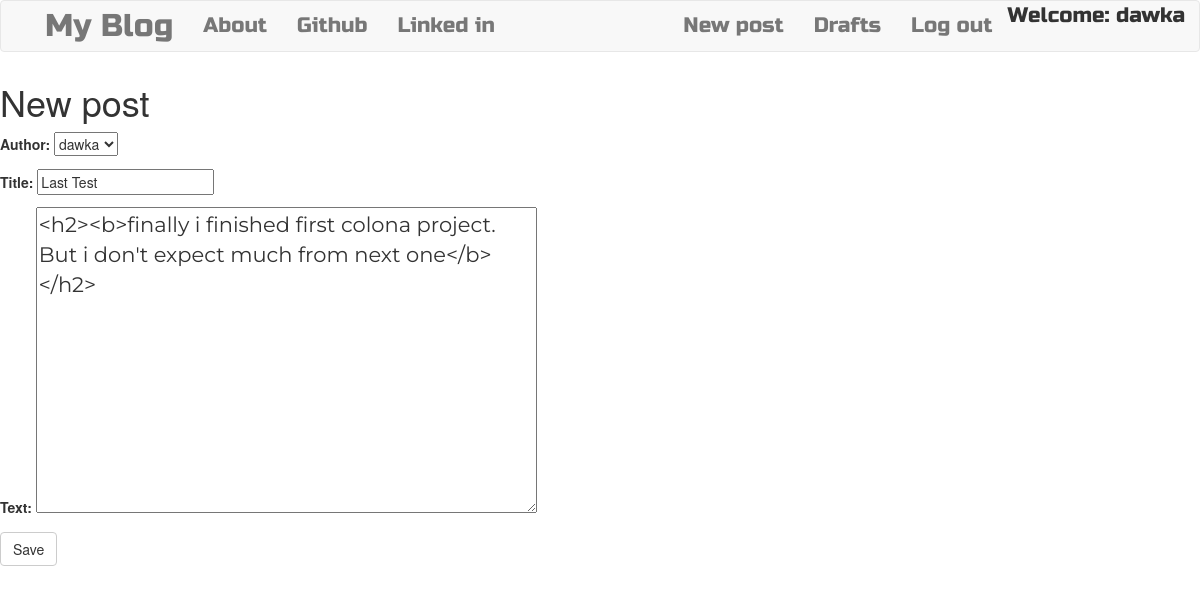
The page /post/7/edit/ (signed in) on the database its author committed.
### blog/models.py (models this page shows, shortened)
class Post(models.Model):
    author = models.ForeignKey('auth.User', on_delete=models.DO_NOTHING)
    title = models.CharField(max_length=200)
    text = models.TextField()
    create_date = models.DateTimeField(default=datetime.now)
    published_date = models.DateTimeField(blank=True, null=True)

### blog/views.py (the view)
# urls.py: path('post/<int:pk>/edit/', views.PostUpdateView.as_view(), name ='post_edit'),
class PostUpdateView(LoginRequiredMixin, UpdateView):
    login_url = '/login/'
    redirect_field_name = 'blog/post_detail.html'
    form_class = PostForm
    model = Post

### blog/forms.py
class PostForm(forms.ModelForm):
    class Meta():
        model =Post
        fields = ('author', 'title', 'text')
        widgets ={
            'title': forms.TextInput(attrs={'class': 'textinputclass'}),
            'text': forms.Textarea(attrs={'class':'editable medium-editor-textarea postcontent'})
        }

### blog/templates/blog/post_form.html (shortened to what this page needs)
{% extends 'blog/base.html' %}
{% block content %}
<h1>New post</h1>
<form class="post-form" method="POST">
    {{form.as_p}}
    <button type="submit" class="save btn btn-default" name='button'>
        Save
    </button>
</form>
{% endblock %}

### blog/templates/blog/base.html (shortened to what this page needs)
<!DOCTYPE html>
{% load static %}
<html>
<head>
    <link rel="stylesheet" href="https://maxcdn.bootstrapcdn.com/bootstrap/3.3.7/css/bootstrap.min.css"
>
    <link rel="stylesheet" href="//cdn.jsdelivr.net/npm/medium-editor@latest/dist/css/medium-editor.min.css"
        type="text/css" media="screen" charset="utf-8">
    <link rel="stylesheet" href="{% static 'css/blog.css' %}">
</head>
<body class="loader">
    <nav class="navbar navbar-default techfont custom-navbar">
        <div class="container">
            <ul class="nav navbar-nav">
                <li><a class="navber-brand bigbrand" href="{% url 'post_list' %}">My Blog</a></li>
                <li><a href="{% url 'about' %}">About</a></li>
                <li><a href="https://www.github.com" target="_blank">Github</a></li>
                <li><a href="https://www.linkedin.com" target="_blank">Linked in</a></li>
            </ul>
            <ul class="nav navbar-nav navbar-right">
                {% if user.is_authenticated %}
                <li><a href="{% url 'post_new' %}">New post</a></li>
                <li><a href="{% url 'post_draft_list' %}">Drafts</a></li>
                <li><a href="{% url 'logout' %}">Log out</a></li>
                <li>Welcome: {{user.username}}</li>
                {% else %}
                <li><a class="nav navbar-right" href="{% url 'login' %}"><span
                            class="glyphicon glyphicon-user"></span></a></li>
                {% endif %}
            </ul>
        </div>
    </nav>
    <div class="content conainer">
        <div class="row">
            <div class="col-md-8">
                <div class="blog_posts">
                    {% block content %}
                    {% endblock %}
                </div>
            </div>
        </div>
    </div>
</body>
</html>

### blog/static/css/blog.css (style rules this page uses)
.techfont { font-family: 'Russo One', sans-serif; font-size: 1.5em; margin-bottom: 10px; }
.postcontent { font-family: 'Montserrat'; font-size: 1.5em; }
.bigbrand { font-size: 1.5em; }
.loader { filter:hue-rotate(0deg); color: linear-gradient(45deg,#0f8,#08f); animation:hue 5000ms infinite linear; }

### rows shown on the page
Post: author "dawka", title "Last Test", text "<h2><b>finally i finished first colona project. But i don't expect much from next one</b></h2>"

### other values the page prints
{{ user.username }} "dawka"
